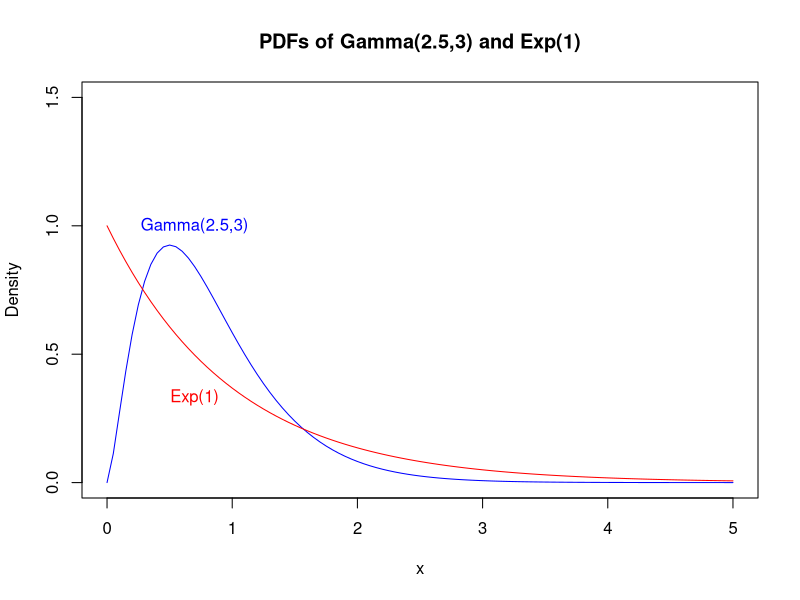
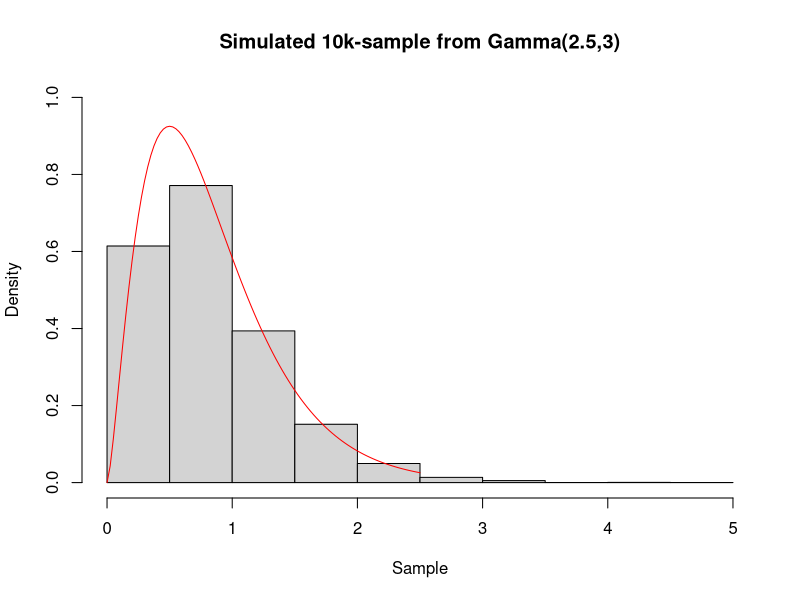

Reproduce these figures in R, in order.
# ~~~~~~~~~~~~~~~~~~~~~~~~~~~~~~~~~~~~~~~~~~~~~~~~~~~~~~~~~~~~~~~~~~~~~~~~~~~~~~
# Gamma Distribution - Accept-Reject Algorithm                              ----
# ~~~~~~~~~~~~~~~~~~~~~~~~~~~~~~~~~~~~~~~~~~~~~~~~~~~~~~~~~~~~~~~~~~~~~~~~~~~~~~

# In this exercise, we would like to simulate observations from the 
# Gamma(2.5, 3) distribution (3 is a rate parameter), using the accept-reject
# algorithm.

# The support of the Gamma distribution family is the set of non-negative real 
# numbers.

# First of all, we create a function called dgam() that takes the following 
# three arguments:
# - x: the point of evaluation,
# - a: the shape parameter,
# - b: the rate parameter,
# and returns the density-up to a constant-of the Gamma(a, b) distribution,
# evaluated at x.
# The function returns 0 if x is not in the support.
dgam <- function(x, a = 2.5, b = 3) {
  ans <- numeric(length(x))
  ans[x >= 0] <- x[x >= 0] ^ (a - 1) * exp(-b * x[x >= 0])
  return(ans)
}

# The Exp(1) distribution seems like a good choice for the proposal, 
# since it shares the same support with the Gamma distribution family.
my_dexp <- function(x, rate = 1) {
  ans <- numeric(length(x))
  ans[x >= 0] <- rate * exp(-rate * x[x >= 0])
  ans
}
curve(dgamma(x, 2.5, 3), from = 0, to = 5, main = "PDFs of Gamma(2.5,3) and Exp(1)",
      ylim = c(0, 1.5), ylab = "Density", col = "blue")
curve(my_dexp, from = 0, to = 5, col = "red", add = TRUE)
text(0.7, 1, "Gamma(2.5,3)", col = "blue")
text(0.7, 0.33, "Exp(1)", col = "red")

# We calculate the acceptance probability 1/M (using pen and paper).
xstar <- .75
Mstar <- exp(1.5 * log(xstar) - 2 * xstar)
c_f <- 3 ^ 2.5 / gamma(2.5)
M <- c_f * Mstar
accprob <- 1 / M
accprob

# We implement the accept-reject algorithm to simulate n = 10000 observations 
# from the Gamma(2.5, 3) distribution.
accrej <- function(size) {
  sam <- numeric(size)
  attempts <- 0
  for (i in seq_along(sam)) {
    acc <- F
    while (!acc) {
      attempts <- attempts + 1
      y <- rexp(1)
      u <- runif(1)
      if (u <= dgamma(y, 2.5, 3) / (M * dexp(y))) {
        acc <- T
        sam[i] <- y
      }
    }
  }
  accprob_est <- size / attempts
  list(sam = sam, accprob_est = accprob_est)
}
n <- 1e4
sim <- accrej(n)
s <- sim$sam

# We plot a histogram of a sample, along with a density curve.
hist(s, freq = F, xlab = "Sample",
     main = "Simulated 10k-sample from Gamma(2.5,3)", ylim = c(0, 1))
curve(dgamma(x, 2.5, 3), from = 0, to = 2.5, col = "red", add = T)
